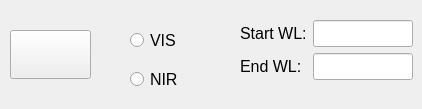
    <widget class="QWidget" name="tab_4">
     <attribute name="title">
      <string>Peak fitting</string>
     </attribute>
     <widget class="QWidget" name="formLayoutWidget">
      <property name="geometry">
       <rect>
        <x>240</x>
        <y>20</y>
        <width>173</width>
        <height>80</height>
       </rect>
      </property>
      <layout class="QFormLayout" name="formLayout">
       <item row="0" column="0">
        <widget class="QLabel" name="label_32">
         <property name="font">
          <font>
           <pointsize>12</pointsize>
           <weight>50</weight>
           <bold>false</bold>
          </font>
         </property>
         <property name="text">
          <string>Start WL:</string>
         </property>
        </widget>
       </item>
       <item row="0" column="1">
        <widget class="QLineEdit" name="lineEdit_21">
         <property name="font">
          <font>
           <pointsize>12</pointsize>
          </font>
         </property>
        </widget>
       </item>
       <item row="1" column="0">
        <widget class="QLabel" name="label_33">
         <property name="font">
          <font>
           <pointsize>12</pointsize>
           <weight>50</weight>
           <bold>false</bold>
          </font>
         </property>
         <property name="text">
          <string>End WL:</string>
         </property>
        </widget>
       </item>
       <item row="1" column="1">
        <widget class="QLineEdit" name="lineEdit_22">
         <property name="font">
          <font>
           <pointsize>12</pointsize>
          </font>
         </property>
        </widget>
       </item>
      </layout>
     </widget>
     <widget class="QWidget" name="verticalLayoutWidget_5">
      <property name="geometry">
       <rect>
        <x>130</x>
        <y>20</y>
        <width>101</width>
        <height>80</height>
       </rect>
      </property>
      <layout class="QVBoxLayout" name="verticalLayout_6">
       <item>
        <widget class="QRadioButton" name="radioButton_4">
         <property name="font">
          <font>
           <pointsize>12</pointsize>
           <weight>50</weight>
           <bold>false</bold>
          </font>
         </property>
         <property name="text">
          <string>VIS</string>
         </property>
        </widget>
       </item>
       <item>
        <widget class="QRadioButton" name="radioButton_6">
         <property name="font">
          <font>
           <pointsize>12</pointsize>
           <weight>50</weight>
           <bold>false</bold>
          </font>
         </property>
         <property name="text">
          <string>NIR</string>
         </property>
        </widget>
       </item>
      </layout>
     </widget>
     <widget class="QPushButton" name="CurveFitting">
      <property name="geometry">
       <rect>
        <x>10</x>
        <y>30</y>
        <width>81</width>
        <height>49</height>
       </rect>
      </property>
      <property name="autoFillBackground">
       <bool>false</bool>
      </property>
      <property name="text">
       <string/>
      </property>
      <property name="icon">
       <iconset>
        <normaloff>Image/gaussian-function2.png</normaloff>Image/gaussian-function2.png</iconset>
      </property>
      <property name="iconSize">
       <size>
        <width>40</width>
        <height>40</height>
       </size>
      </property>
     </widget>
    </widget>
